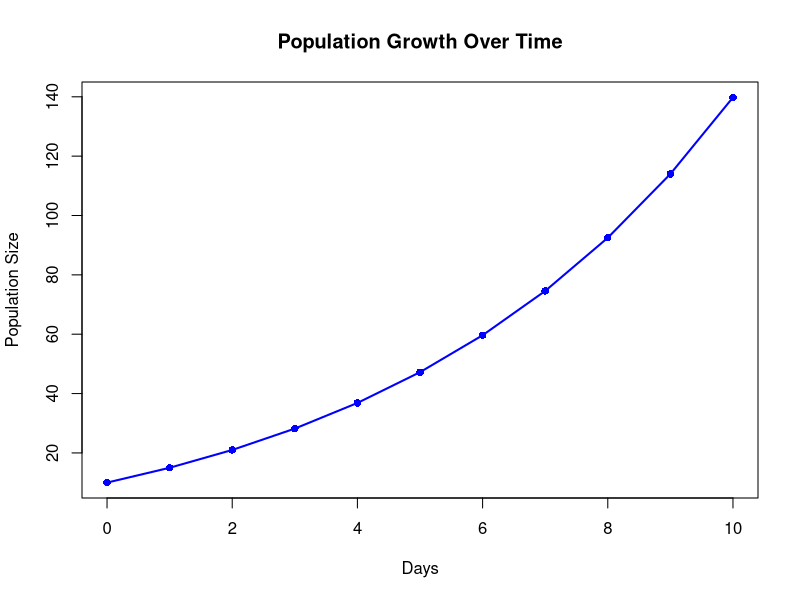
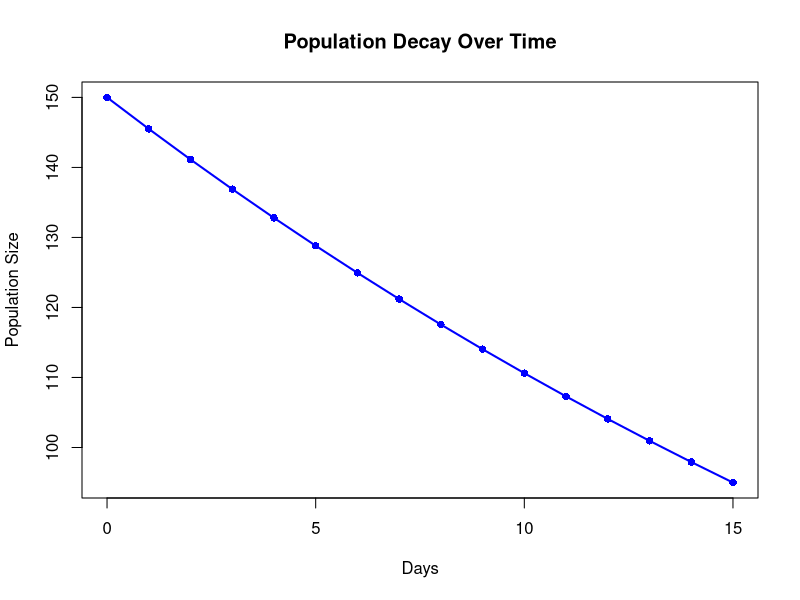
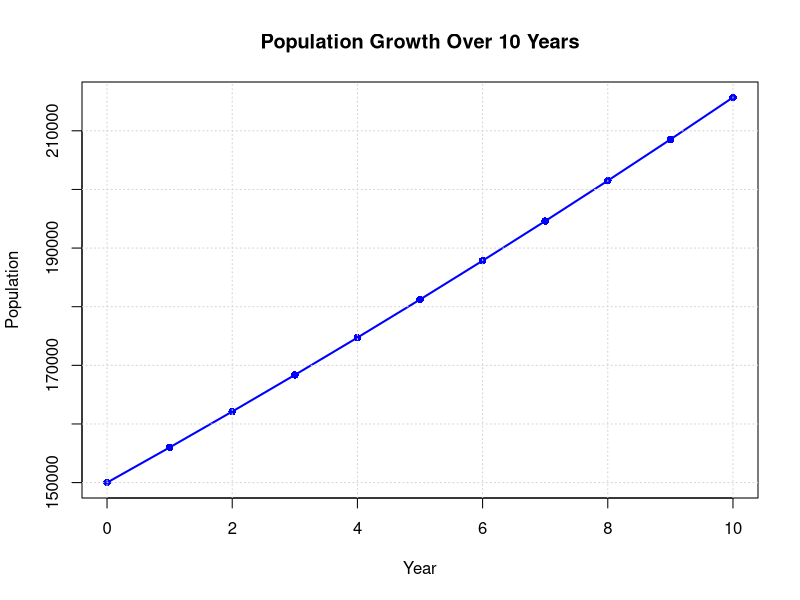
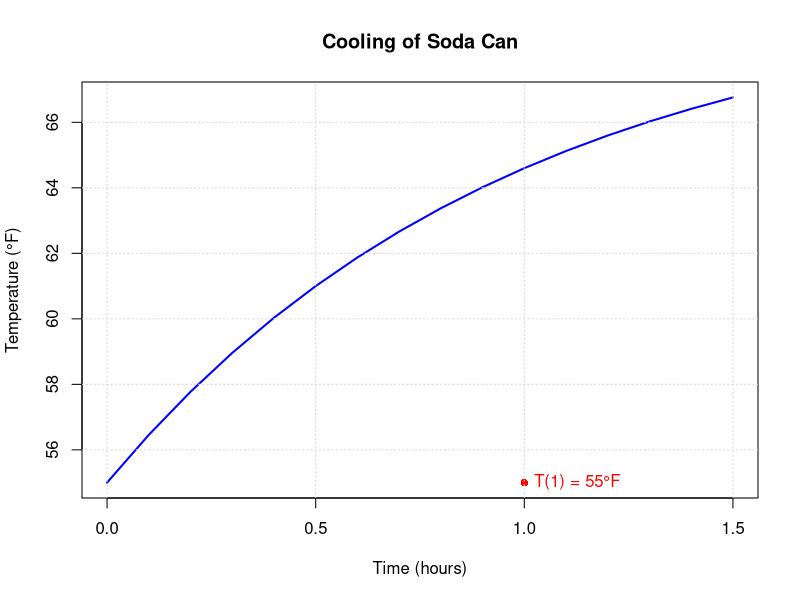
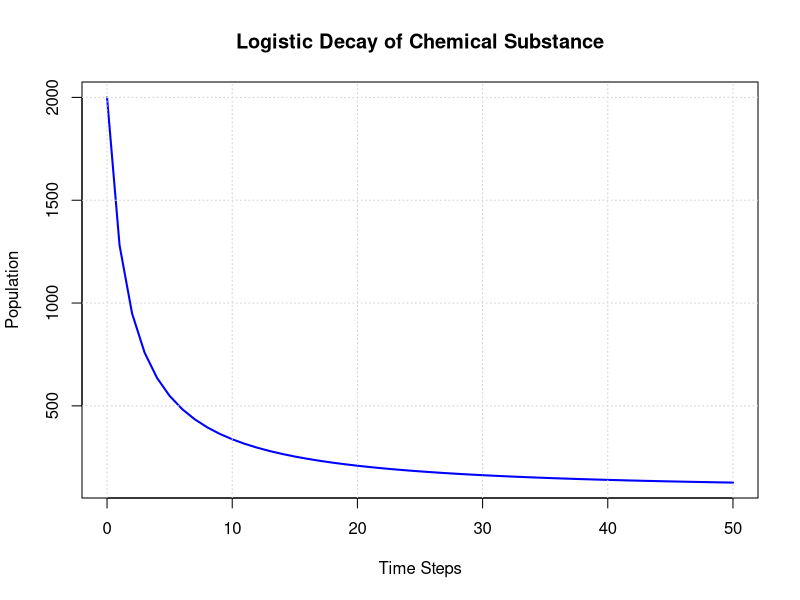

Recreate these plots in R, in order.
#Rashmeet Kaur(14401012022)
#PRACTICAL-7
#Growth and Decay Model

#GROWTH:-
solve_eq = function(x_0, a, b, n) {
  x = numeric(n + 1)       # Initialize vector to store values
  x[1] = x_0               # Set initial value
  for(t in 1:n) {
    x[t + 1] = a * x[t] + b
  }
  return(x)
}

# Set initial conditions and parameters
result = solve_eq(10, 1.2, 3, 10)
print(result)

# Plot the population over time (from day 0 to day 10)
plot(0:10, result, type="o", col="blue", xlab="Days", ylab="Population Size", 
     main="Population Growth Over Time", pch=16, lwd=2)


#DECAY:-
result = solve_eq(150, 0.97, 0, 15)
print(result)

# Plot the population decay over time (from day 0 to day 15)
plot(0:15, result, type="o", col="blue", xlab="Days", ylab="Population Size", 
     main="Population Decay Over Time", pch=16, lwd=2)

#---------------------------------------------------------------------------------------------------------------------
# Rashmeet Kaur(14401012022)
# PRACTICE ASSIGNMENT-7 [ques-1]

# Initial population
initial_population <- 150000

# Annual growth rate (2%)
growth_rate <- 0.02

# Annual immigration
immigration <- 3000

# Number of years
years <- 10

# Initialize vectors to store year and population data
year <- 0:years
population <- numeric(length(year))

# Set initial population
population[1] <- initial_population

# Calculate population for each year
for (i in 2:(years + 1)) {
  population[i] <- population[i - 1] + (population[i - 1] * growth_rate) + immigration
}

# Final population after 10 years
cat("Final population after 10 years:", population[years + 1], "units\n")

# Plot the graph
plot(year, population, type = "o", col = "blue", lwd = 2, pch = 16,
     xlab = "Year", ylab = "Population",
     main = "Population Growth Over 10 Years")
grid()


#Rashmeet Kaur(14401012022)
#PRACTICE ASSIGNMENT-7 [ques-2]

# Room temperature
T_room <- 70

# Observed temperatures
T_1 <- 45  # at t = 0.5 hours
T_2 <- 55  # at t = 1 hour

# Time intervals
t1 <- 0.5
t2 <- 1

# Solve for cooling constant (k) and initial temperature
solve_refrigerator_temp <- function(T_1, T_2, T_room, t1, t2) {
  # Calculate cooling constant k
  k <- log((T_room - T_2) / (T_room - T_1)) / (t1 - t2)
  
  # Calculate initial temperature T_initial
  T_initial <- T_room - (T_room - T_1) * exp(-k * t1)
  
  return(list(k = k, T_initial = T_initial))
}

# Solve for k and initial temperature
result <- solve_refrigerator_temp(T_1, T_2, T_room, t1, t2)
k <- result$k
T_initial <- result$T_initial

# Generate temperature data for plotting
time <- seq(0, 1.5, by = 0.1)  # Time range from 0 to 1.5 hours
temperature <- T_room + (T_initial - T_room) * exp(-k * time)

# Plot the graph
plot(time, temperature, type = "l", col = "blue", lwd = 2,
     xlab = "Time (hours)", ylab = "Temperature (°F)",
     main = "Cooling of Soda Can")
points(c(0.5, 1), c(T_1, T_2), col = "red", pch = 16)  # Mark the given points
grid()

# Annotate the graph
text(0.5, T_1, labels = paste0("T(0.5) = ", T_1, "°F"), pos = 4, col = "red")
text(1, T_2, labels = paste0("T(1) = ", T_2, "°F"), pos = 4, col = "red")

#Rashmeet Kaur(14401012022)
#PRACTICE ASSIGNMENT-7 [ques-3]

# Parameters
P0 <- 2000  # Initial amount of substance
K <- 100    # Carrying capacity
r <- 0.03   # Decay rate
time_steps <- 50  # Total time steps

# Logistic decay function
logistic_decay <- function(P0, K, r, t) {
  K * P0 / (P0 + (K - P0) * exp(-r * t))
}

# Calculate population over time
time <- 0:time_steps
population <- logistic_decay(P0, K, r, time)

# Population after 50 time steps
cat("Population after 50 time steps:", round(population[time_steps + 1]), "units\n")

# Plot the population over time
plot(time, population, type = "l", col = "blue", lwd = 2,
     xlab = "Time Steps", ylab = "Population",
     main = "Logistic Decay of Chemical Substance")
grid()

